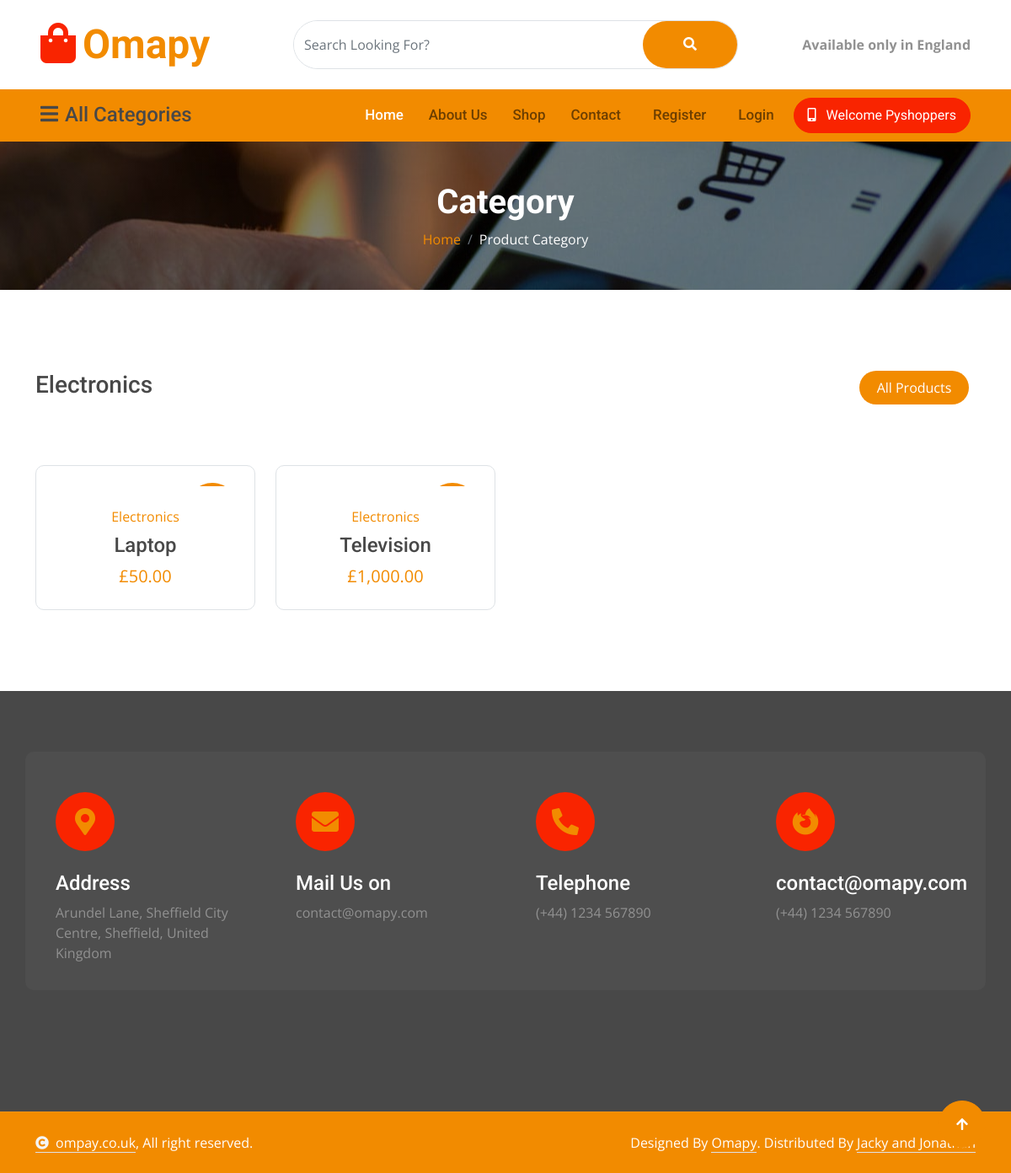
The app's page /category/Electronics/ with its own data.
### tables this page shows
CREATE TABLE products (
    id INTEGER PRIMARY KEY AUTOINCREMENT,
    created TIMESTAMP DEFAULT CURRENT_TIMESTAMP,
    user INTEGER NOT NULL REFERENCES users(id),
    product_name TEXT NOT NULL,
    product_price INTEGER NOT NULL,
    product_category TEXT,
    product_brand TEXT,
    product_description TEXT,
    product_image TEXT,
    product_gallery1 TEXT,
    product_gallery2 TEXT,
    product_gallery3 TEXT
);

### app.py (the view)
@app.route('/category/<string:category>/')
def category(category):
    products = get_products_by_category(category)
    if not products:
        flash('No products found in this category.', 'info')
    return render_template('product_category.html',title=category,products=products,category=category)

### app.py (called while the page is built)
@app.context_processor
def inject_csrf_token():
    return dict(csrf_token=generate_csrf())

@app.context_processor
def inject_site_name():
    return dict(siteName=siteName)

@app.context_processor
def inject_user():
    return {
        "username": session.get("username", "Shopper"),
        "user_id": session.get("user_id")
    }

@app.context_processor
def inject_admin():
    return dict(is_admin=is_admin)

@app.template_filter()
def get_username(user_id):
    user = get_user_by_id(user_id)
    return user['username'] if user else 'Unknown'

@app.template_filter('gbp')
def gbp(value):
    try:
        return "£{:,.2f}".format(float(value))
    except (ValueError, TypeError):
        return "£0.00"

@app.context_processor
def inject_categories():
    return {
        "categories": get_categories_with_count()
    }

### db/db.py (called while the page is built)
def get_db_connection():
    BASE_DIR = os.path.dirname(os.path.abspath(__file__))  # Get the directory of the current file
    DB_PATH = os.path.join(BASE_DIR, 'database.db') # Construct the full path to the database file
    conn = sqlite3.connect(DB_PATH)                 # Connect to the database
    conn.row_factory = sqlite3.Row                  # Enable dictionary-like access to rows
    return conn

def get_user_by_id(user_id):
    conn = get_db_connection()
    user = conn.execute('SELECT * FROM users WHERE id = ?', (user_id,)).fetchone()
    conn.close()
    if user is None:
        abort(404)
    return user

def get_categories_with_count():
    conn = get_db_connection()
    categories = conn.execute("""
        SELECT product_category, COUNT(*) as total
        FROM products
        GROUP BY product_category
        ORDER BY product_category ASC
    """).fetchall()
    conn.close()
    return categories

def get_products_by_category(category, limit=None, order_by='created DESC'):
    conn = get_db_connection()
    query = '''
        SELECT *
        FROM products
        WHERE product_category = ?
        ORDER BY {}
    '''.format(order_by)
    if limit:
        query += ' LIMIT ?'
        products = conn.execute(query, (category, limit)).fetchall()
    else:
        products = conn.execute(query, (category,)).fetchall()
    conn.close()
    return products

### templates/product_category.html (shortened to what this page needs)
{% extends "base.html" %}
{% block content %}
<div class="container-fluid page-header py-5">
    <h1 class="text-center text-white display-6 wow fadeInUp" data-wow-delay="0.1s">Category</h1>
    <ol class="breadcrumb justify-content-center mb-0 wow fadeInUp" data-wow-delay="0.3s">
        <li class="breadcrumb-item"><a href="/">Home</a></li>
        <li class="breadcrumb-item active text-white">Product Category</li>
    </ol>
</div>
<div class="container-fluid product py-5">
    <div class="container py-5">
        <div class="tab-class">
            <div class="row g-4">
                <div class="col-lg-4 text-start wow fadeInLeft" data-wow-delay="0.1s">
                    <h3>{{title}}</h3>
                </div>
                <div class="col-lg-8 text-end wow fadeInRight" data-wow-delay="0.1s">
                    <ul class="nav nav-pills d-inline-flex text-center mb-5">
                        <li class="nav-item mb-4">
                            <a class="d-flex mx-2 py-2 bg-light rounded-pill active" href="">
                                <span class="text-dark" style="width: 130px;">All Products</span>
                            </a>
                        </li>
                    </ul>
                </div>
            </div>
            <div class="tab-content">
                <div id="tab-1" class="tab-pane fade show p-0 active">
                    <div class="row g-4">
                        {% for product in products %}
                        <div class="col-md-6 col-lg-4 col-xl-3">
                            <div class="product-item rounded wow fadeInUp" data-wow-delay="0.1s">
                                <div class="product-item-inner border rounded">
                                    <div class="product-item-inner-item">
                                        <div class="product-new">{{product['product_brand']}}</div>
                                    </div>
                                    <div class="text-center rounded-bottom p-4">
                                        <a href="{{ url_for('product', id=product['id']) }}"
                                            class="d-block mb-2">{{product['product_category']}}</a>
                                        <a href="{{ url_for('product', id=product['id']) }}"
                                            class="d-block h4">{{product['product_name']}} </a>
                                        <span class="text-primary fs-5"> {{ product['product_price'] | gbp }}</span>
                                    </div>
                                </div>
                            </div>
                        </div>
                        {% else %}
                        <p class="text-muted">No products available.</p>
                        {% endfor %}
                    </div>
                </div>
            </div>
        </div>
    </div>
</div>
{% endblock %}

### static/css/style.css (style rules this page uses)
.page-header { position: relative; padding: 100px 0; background: linear-gradient(rgba(0, 0, 0, 0.5), rgba(0, 0, 0, 0.5)), url(../img/carousel-1.jpg); background-position: center top; background-repeat: no-repeat; background-attachment: fixed; }
.product .product-item { width: 100%; height: 100%; position: relative; }
.product .product-item .product-item-inner { height: 100%; }
.product .product-item .product-item-inner .product-item-inner-item { position: relative; border-top-right-radius: 10px; border-top-left-radius: 10px; overflow: hidden; }
.product .product-item .product-item-inner .product-item-inner-item .product-new, .product .product-item .product-item-inner .product-item-inner-item .product-sale { position: absolute; width: 60px; height: 60px; border-radius: 60px; top: 20px; right: 20px; display: flex; align-items: center; justify-content: center; }
.product .product-item .product-item-inner .product-item-inner-item .product-new { background: var(--bs-primary); color: var(--bs-white); }
.product .tab-class .nav .nav-item a.active { background: var(--bs-primary) !important; }
.product .tab-class .nav .nav-item a.active span { color: var(--bs-white) !important; }

### records on screen
products: product_category "Electronics", product_price|gbp "£50.00"
products: product_category "Electronics", product_price|gbp "£1,000.00"

### other values on screen
{{ title }} "Electronics"
